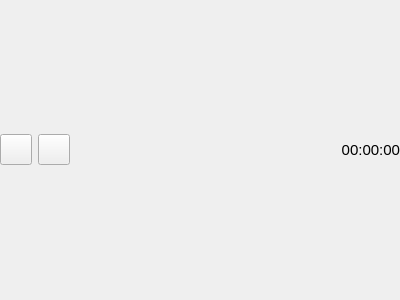
<?xml version="1.0" encoding="UTF-8"?>
<ui version="4.0">
 <class>Recorder_widget_form</class>
 <widget class="QWidget" name="Recorder_widget_form">
  <property name="geometry">
   <rect>
    <x>0</x>
    <y>0</y>
    <width>400</width>
    <height>300</height>
   </rect>
  </property>
  <property name="windowTitle">
   <string>Form</string>
  </property>
  <layout class="QHBoxLayout" name="horizontalLayout">
   <property name="margin">
    <number>0</number>
   </property>
   <item>
    <widget class="QToolButton" name="record_button_">
     <property name="toolTip">
      <string>Record</string>
     </property>
     <property name="text">
      <string/>
     </property>
     <property name="icon">
      <iconset resource="Urg_viewer.qrc">
       <normaloff>:/icons/record_icon</normaloff>:/icons/record_icon</iconset>
     </property>
     <property name="iconSize">
      <size>
       <width>24</width>
       <height>24</height>
      </size>
     </property>
    </widget>
   </item>
   <item>
    <widget class="QToolButton" name="stop_button_">
     <property name="enabled">
      <bool>true</bool>
     </property>
     <property name="toolTip">
      <string>Stop</string>
     </property>
     <property name="text">
      <string/>
     </property>
     <property name="icon">
      <iconset resource="Urg_viewer.qrc">
       <normaloff>:/icons/stop_icon</normaloff>:/icons/stop_icon</iconset>
     </property>
     <property name="iconSize">
      <size>
       <width>24</width>
       <height>24</height>
      </size>
     </property>
    </widget>
   </item>
   <item>
    <widget class="QLabel" name="progress_label_">
     <property name="enabled">
      <bool>true</bool>
     </property>
     <property name="sizePolicy">
      <sizepolicy hsizetype="Preferred" vsizetype="Preferred">
       <horstretch>0</horstretch>
       <verstretch>0</verstretch>
      </sizepolicy>
     </property>
     <property name="minimumSize">
      <size>
       <width>60</width>
       <height>0</height>
      </size>
     </property>
     <property name="font">
      <font>
       <pointsize>11</pointsize>
      </font>
     </property>
     <property name="text">
      <string>00:00:00</string>
     </property>
     <property name="alignment">
      <set>Qt::AlignRight|Qt::AlignTrailing|Qt::AlignVCenter</set>
     </property>
    </widget>
   </item>
  </layout>
 </widget>
 <resources>
  <include location="Urg_viewer.qrc"/>
 </resources>
 <connections/>
</ui>
